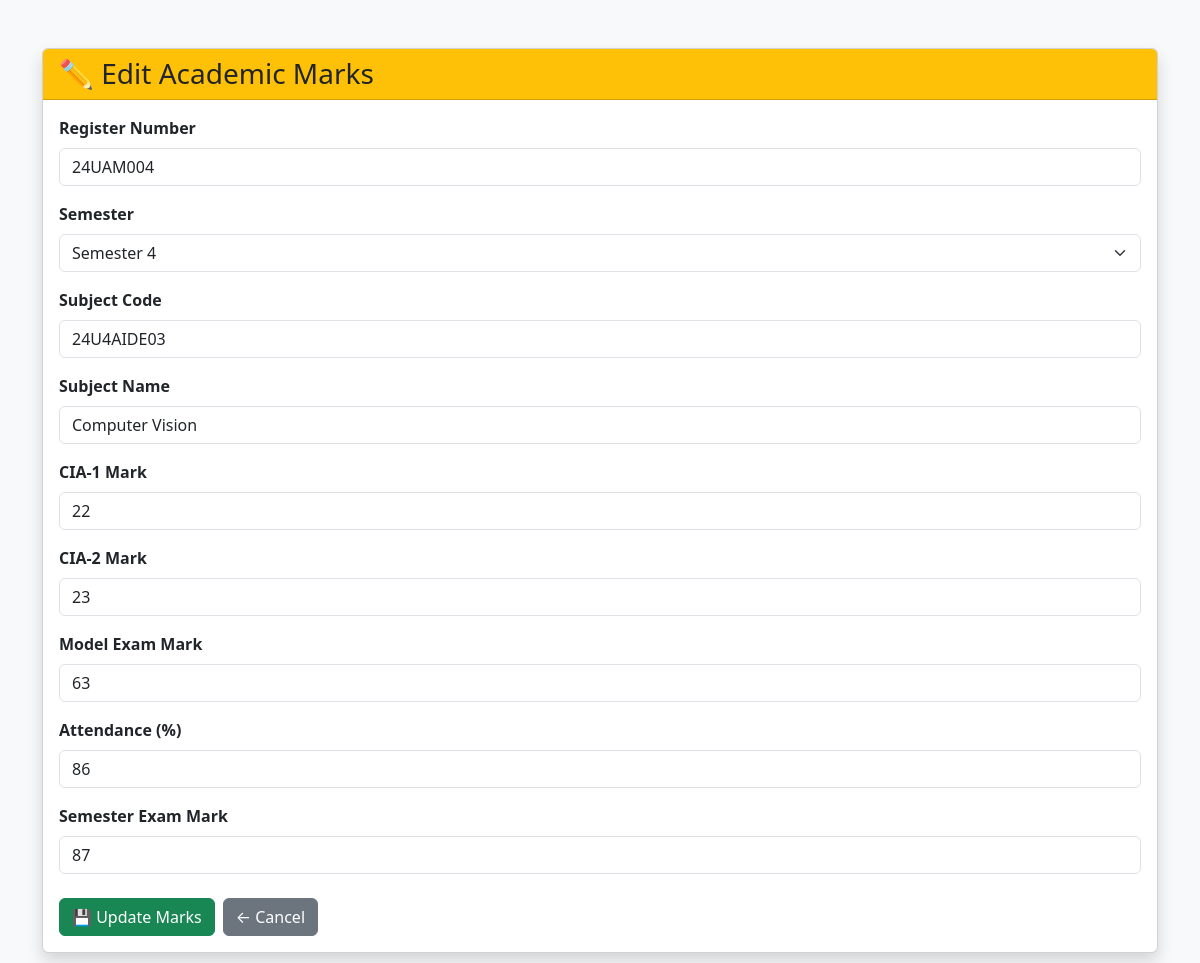
Screenshot of /edit_academic_marks/1 with the database file from the repository.
### tables this page shows
CREATE TABLE academic_marks (
            id INTEGER PRIMARY KEY AUTOINCREMENT,
            register_no TEXT NOT NULL,
            semester INTEGER NOT NULL,
            subject_code TEXT NOT NULL,
            subject_name TEXT NOT NULL,
            cia1 TEXT,
            cia2 TEXT,
            model_mark TEXT,
            attendance TEXT,
            semester_exam TEXT,
            UNIQUE(register_no, semester, subject_code)
        );

### app.py (the view)
@app.route("/edit_academic_marks/<int:mark_id>")
def edit_academic_marks(mark_id):
    conn = get_db_connection()
    mark = conn.execute("""
        SELECT *
        FROM academic_marks
        WHERE id = ?
    """, (mark_id,)).fetchone()
    conn.close()
    if not mark:
        return render_template(
            "success.html",
            message="Academic mark record not found!"
        )
    return render_template(
        "mark_edit.html",
        mark=mark
    )

### app.py (called while the page is built)
def get_db_connection():
    conn = sqlite3.connect(DATABASE)
    conn.row_factory = sqlite3.Row
    return conn

### templates/mark_edit.html (shortened to what this page needs)
<!DOCTYPE html>
<html lang="en">
<head>
    <link
        href="https://cdn.jsdelivr.net/npm/bootstrap@5.3.3/dist/css/bootstrap.min.css"
        rel="stylesheet"
    >
</head>
<body class="bg-light">
<div class="container mt-5 mb-5">
    <div class="card shadow">
        <div class="card-header bg-warning text-dark">
            <h3 class="mb-0">✏️ Edit Academic Marks</h3>
        </div>
        <div class="card-body">
            <form
                action="{{ url_for('update_academic_marks', mark_id=mark['id']) }}"
                method="POST"
            >
                <div class="mb-3">
                    <label class="form-label">
                        <strong>Register Number</strong>
                    </label>
                    <input
                        type="text"
                        name="register_no"
                        class="form-control"
                        value="{{ mark['register_no'] }}"
                        required
                    >
                </div>
                <div class="mb-3">
                    <label class="form-label">
                        <strong>Semester</strong>
                    </label>
                    <select
                        name="semester"
                        class="form-select"
                        required
                    >
                        <option value="4"
                            {% if mark['semester'] == 4 %}selected{% endif %}>
                            Semester 4
                        </option>
                    </select>
                </div>
                <div class="mb-3">
                    <label class="form-label">
                        <strong>Subject Code</strong>
                    </label>
                    <input
                        type="text"
                        name="subject_code"
                        class="form-control"
                        value="{{ mark['subject_code'] }}"
                        required
                    >
                </div>
                <div class="mb-3">
                    <label class="form-label">
                        <strong>Subject Name</strong>
                    </label>
                    <input
                        type="text"
                        name="subject_name"
                        class="form-control"
                        value="{{ mark['subject_name'] }}"
                        required
                    >
                </div>
                <div class="mb-3">
                    <label class="form-label">
                        <strong>CIA-1 Mark</strong>
                    </label>
                    <input
                        type="number"
                        name="cia1"
                        class="form-control"
                        value="{{ mark['cia1'] }}"
                        min="0"
                        required
                    >
                </div>
                <div class="mb-3">
                    <label class="form-label">
                        <strong>CIA-2 Mark</strong>
                    </label>
                    <input
                        type="number"
                        name="cia2"
                        class="form-control"
                        value="{{ mark['cia2'] }}"
                        min="0"
                        required
                    >
                </div>
                <div class="mb-3">
                    <label class="form-label">
                        <strong>Model Exam Mark</strong>
                    </label>
                    <input
                        type="number"
                        name="model_mark"
                        class="form-control"
                        value="{{ mark['model_mark'] }}"
                        min="0"
                        required
                    >
                </div>
                <div class="mb-3">
                    <label class="form-label">
                        <strong>Attendance (%)</strong>
                    </label>
                    <input
                        type="text"
                        name="attendance"
                        class="form-control"
                        value="{{ mark['attendance'] }}"
                        required
                    >
                </div>
                <div class="mb-4">
                    <label class="form-label">
                        <strong>Semester Exam Mark</strong>
                    </label>
                    <input
                        type="number"
                        name="semester_exam"
                        class="form-control"
                        value="{{ mark['semester_exam'] }}"
                        min="0"
                        required
                    >
                </div>
                <div class="d-flex gap-2">
                    <button
                        type="submit"
                        class="btn btn-success"
                    >
                        💾 Update Marks
                    </button>
                    <a
                        href="{{ url_for('view_marks', register_no=mark['register_no']) }}"
                        class="btn btn-secondary"
                    >
                        ← Cancel
                    </a>
                </div>
            </form>
        </div>
    </div>
</div>
</body>
</html>

### rows the page displays
academic_marks: register_no "24UAM004", semester "Semester 4", subject_code "24U4AIDE03", subject_name "Computer Vision", cia1 "22", cia2 "23", model_mark "63", attendance "86", semester_exam "87"
